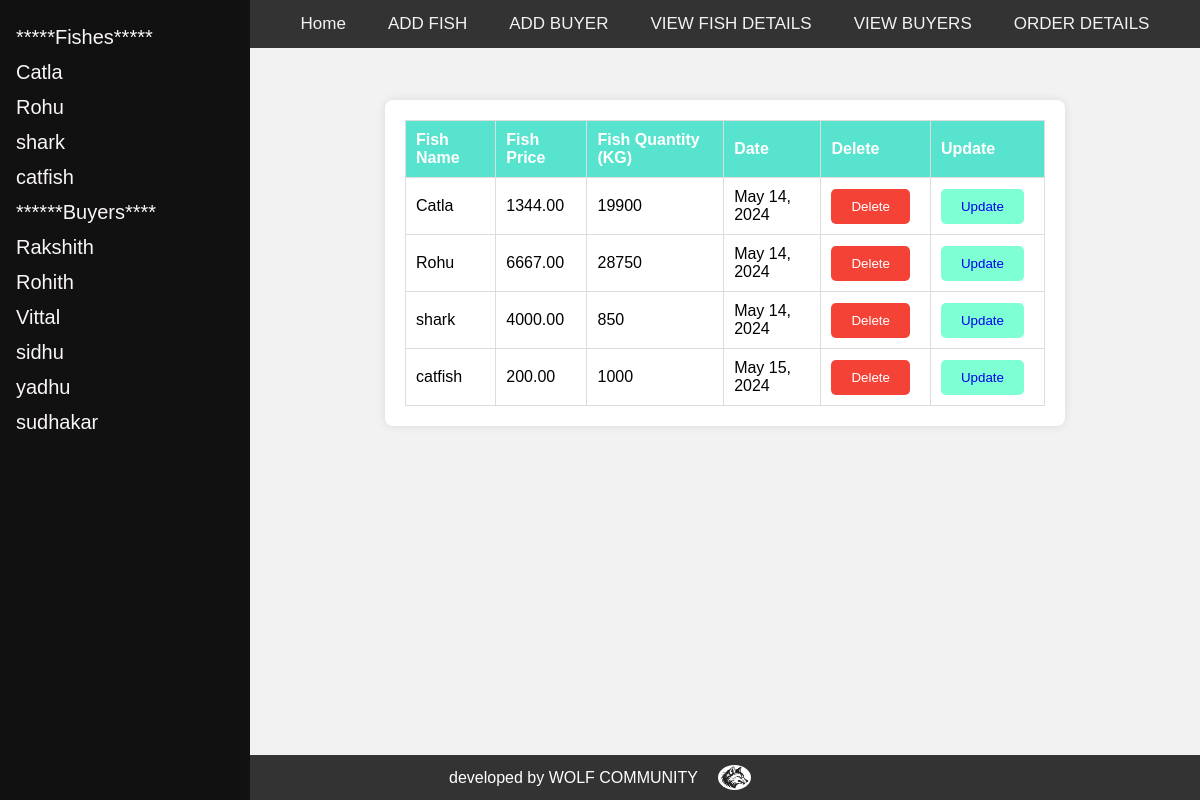
The page /admin_user/all_fishes on the database its author committed.
### myapp/models.py (models this page shows, shortened)
class FishDetails(models.Model):
    fish_id = models.AutoField(primary_key=True)
    fish_name = models.CharField('Fish Name', max_length=100)
    fish_price = models.DecimalField('Fish Price', max_digits=10, decimal_places=2)
    fish_quantity = models.PositiveIntegerField('Fish Quantity')
    date = models.DateField('Date', auto_now_add=True)

class User(AbstractUser):
    is_user = models.BooleanField('is_user', default=False)
    is_admin = models.BooleanField('is_admin', default=False)
    phone_number = models.CharField('Phone Number', max_length=15, blank=True, null=True)

### myapp/views.py (the view)
# urls.py: path("admin_user/all_fishes",views.fishes,name="fishes"),
def fishes(request):
    fishes=FishDetails.objects.all()
    users = User.objects.filter(is_admin=False)
    if request.method=="POST":
        fish_id = request.POST.get('fish_id')
        ob=FishDetails.objects.get(fish_id=fish_id)
        if ob:
            ob.delete()
            return HttpResponseRedirect(request.path_info)
        if fishes:
            return render(request,'all_fishes.html',{'fishes':fishes,'users':users})
    else:
        return render(request,'all_fishes.html',{'fishes':fishes,'users':users})

### templates/all_fishes.html (shortened to what this page needs)
{% extends "admin_dashboard.html" %}
{% block body %}
<!DOCTYPE html>
<html lang="en">
<head>
</head>
<body>
    <div class="container">
        <table>
            <thead>
                <tr>
                    <th>Fish Name</th>
                    <th>Fish Price</th>
                    <th>Fish Quantity (KG)</th>
                    <th>Date</th>
                    <th>Delete</th>
                    <th>Update</th>
                </tr>
            </thead>
            <tbody>
                {% if fishes %}
                    {% for fish in fishes %}
                        <tr>
                            <td>{{ fish.fish_name }}</td>
                            <td>{{ fish.fish_price }}</td>
                            <td>{{ fish.fish_quantity }}</td>
                            <td>{{ fish.date }}</td>
                            <td>
                                <form method="POST">
                                    <button class="delete-button" type="submit">Delete</button>
                                </form>
                            </td>
                            <td>
                                <button class="update-button">
                                    <a href={% url "edit_fish" fish_name=fish.fish_name %}>Update</a>
                                </button>
                            </td>
                        </tr>
                    {% endfor %}
                {% endif %}
            </tbody>
        </table>
    </div>
</body>
</html>
{% endblock body %}

### templates/admin_dashboard.html (shortened to what this page needs)
<!DOCTYPE html>
<html lang="en">
<head>
</head>
<body>
    <div class="sidenav">
      <a href="#" >*****Fishes*****</a>
        <div class="f">
            {% if fishes %}
            {% for fish in fishes %}
            <a href="{% url 'view_profile_fish' fish_name=fish.fish_name %}">{{fish.fish_name}}</a>
            {% endfor %}
            {% endif %}
        </div>
        <a href="#">******Buyers****</a>
        <div class="e">
            {% if users %}
            {% for user in users %}
            <a href="{% url 'view_profile' id=user.id %}">{{ user }}</a>
            {% endfor %}
            {% endif %}
        </div>
    </div>
    <div class="main">
        <div class="topnav">
            <a href="{% url 'home_warehouse'%}">Home</a>
            <a href="{% url 'add_fish' %}">ADD FISH</a>
            <a href="{% url 'add_users' %}">ADD BUYER</a>
            <a href="{% url 'fishes' %}">VIEW FISH DETAILS</a>
            <a href="{% url 'view_users' %}">VIEW BUYERS</a>
            <a href="{% url 'orderdetails' %}"> ORDER DETAILS</a>
        </div>
        <div class="work-area">
          {% block body %}
          {% endblock body %}
        </div>
    </div>
    <footer>
        developed by WOLF COMMUNITY
        <img src="/static/img/wolf2.jpg" alt="WOLF">
    </footer>
</body>
</html>

### templates/admin_dashboard.html (style rules this page uses)
body { margin: 0; padding: 0; font-family: Arial, sans-serif; }
.sidenav { height: 100%; width: 250px; position: fixed; z-index: 1; top: 0; left: 0; background-color: #111; overflow-y: auto; padding-top: 20px; display: flex; flex-direction: column; max-width: 250px; }
.sidenav a { padding: 6px 8px 6px 16px; text-decoration: none; font-size: 20px; color: #faf6f6; display: block; }
.sidenav .e, .sidenav .f { max-height: 300px; overflow-y: auto; }
.main { margin-left: 250px; padding: 0px 10px; display: flex; flex-direction: column; align-items: center; justify-content: center; }
.topnav { position: fixed; top: 0; width: 1200px; background-color: #333; overflow: hidden; display: flex; justify-content: center; padding-right: 10px; margin: 0; }
.topnav a { left: 0px; color: #f2f2f2; text-align: center; padding: 14px 16px; text-decoration: none; font-size: 17px; margin-left: 10px; transition: background-color 0.3s; }
footer { background-color: #333; color: #fff; text-align: center; padding: 10px 0; position: fixed; bottom: 0; width: 100%; display: flex; justify-content: center; align-items: center; gap: 20px; }
img { width: 3cap; height: 25px; border-radius: 50%; }
.work-area { width: calc(100% - 250px); margin-top: 60px; padding: 20px; }

### templates/all_fishes.html (style rules this page uses)
body { font-family: Arial, sans-serif; background-color: #f2f2f2; margin: 0; padding: 0; }
.container { max-width: 800px; margin: 20px auto; padding: 20px; background-color: #fff; border-radius: 8px; box-shadow: 0 0 10px rgba(0, 0, 0, 0.1); }
button.delete-button { display: inline-block; padding: 10px 20px; background-color: #f44336; color: #fff; border: none; border-radius: 5px; cursor: pointer; margin-right: 10px; transition: background-color 0.3s ease, color 0.3s ease; text-decoration: none; }
button.update-button { display: inline-block; padding: 10px 20px; background-color: aquamarine; color: #fff; border: none; border-radius: 5px; cursor: pointer; margin-right: 10px; transition: background-color 0.3s ease, color 0.3s ease; text-decoration: none; }
table { width: 100%; border-collapse: collapse; }
th, td { border: 1px solid #ddd; padding: 10px; text-align: left; }
th { background-color: #58e3ce; color: #fff; }
.update-button a { text-decoration: none; }

### rows shown on the page
FishDetails: fish_name "Catla", fish_price "1344.00", fish_quantity "19900", date "May 14, 2024"
FishDetails: fish_name "Rohu", fish_price "6667.00", fish_quantity "28750", date "May 14, 2024"
FishDetails: fish_name "shark", fish_price "4000.00", fish_quantity "850", date "May 14, 2024"
FishDetails: fish_name "catfish", fish_price "200.00", fish_quantity "1000", date "May 15, 2024"
User: username "Rakshith"
User: username "Rohith"
User: username "Vittal"
User: username "sidhu"
User: username "yadhu"
User: username "sudhakar"
